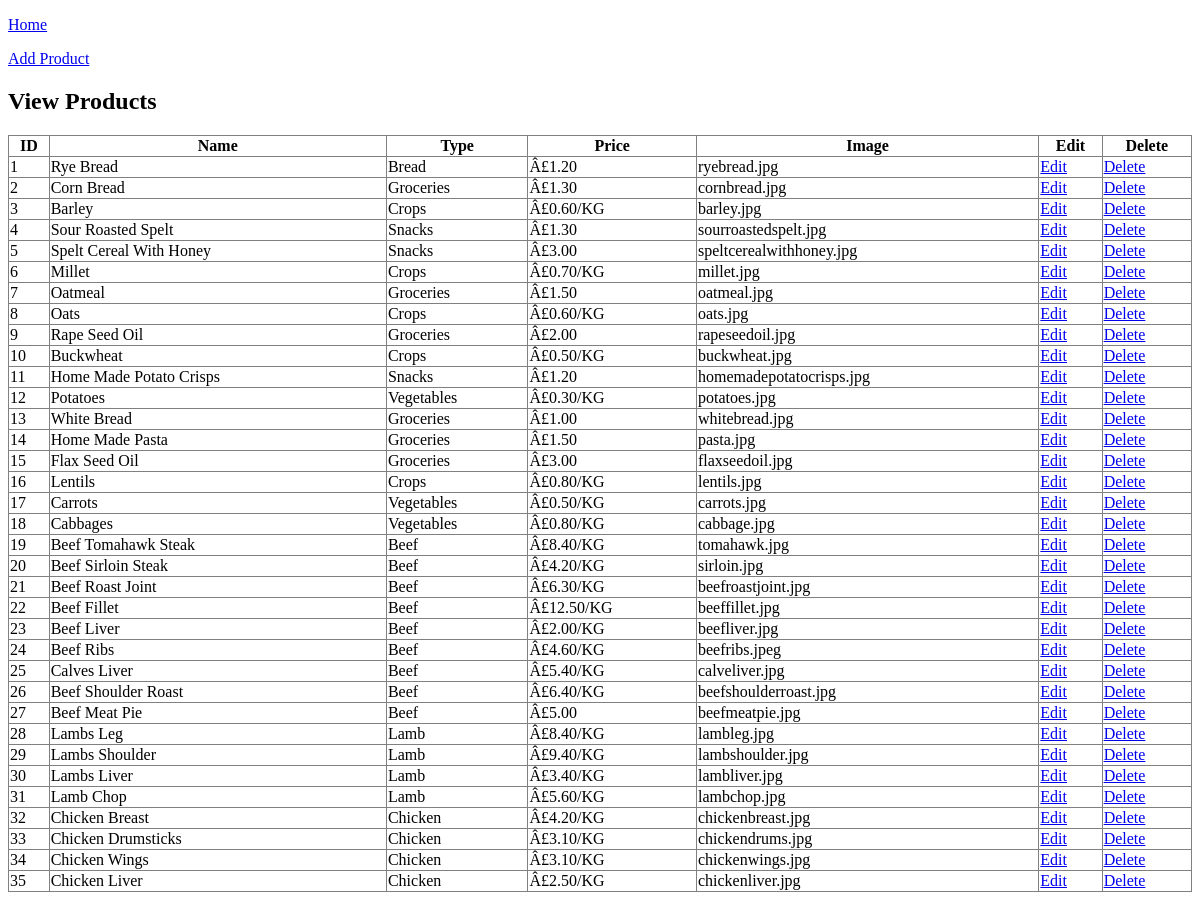
The app's page /thefarm/TheFarmBack/product_view.php (signed in) with its own data.
### tables this page shows
CREATE TABLE IF NOT EXISTS `t_products` (
  `ID` int(3) NOT NULL AUTO_INCREMENT,
  `name` varchar(100) NOT NULL,
  `type` varchar(50) NOT NULL,
  `price` varchar(100) NOT NULL,
  `image` varchar(100) NOT NULL,
  `status` enum('0','1') NOT NULL,
  PRIMARY KEY (`ID`)
);

### thefarm/TheFarmBack/product_view.php (the view, shortened to what this page needs)
<?php
    include('func_dbcon.php');
?>
<!DOCTYPE html>
<html>
<head>
    <link rel="stylesheet" href="adminstylesheet.css" />
</head>
<body>
    <div class="form">
        <p><a href="admin_home.php">Home</a>
        <p><a href="product_add.php">Add Product</a>
        <h2>View Products</h2>
        <table width="100%" border="1" style="border-collapse:collapse;">
            <thead>
                <tr>
                    <th><strong>ID</strong></th>
                    <th><strong>Name</strong></th>
                    <th><strong>Type</strong></th>
                    <th><strong>Price</strong></th>
                    <th><strong>Image</strong></th>
                    <th><strong>Edit</strong></th>
                    <th><strong>Delete</strong></th>
                </tr>
            </thead>
            <tbody>
                <?php
                    $sql="SELECT ID, name, type, price, image FROM t_products ORDER BY ID asc;";
                    $result = $con->query($sql);
                    while($row = $result->fetch_assoc())
                    {
                 ?>
                    <tr>
                        <td><?php echo $row["ID"]; ?></td>
                        <td><?php echo $row["name"]; ?></td>
                        <td><?php echo $row["type"]; ?></td>
                        <td><?php echo $row["price"]; ?></td>
                        <td><?php echo $row["image"]; ?></td>
                        <td><a href="product_edit.php?ID=<?php echo $row["ID"]; ?>">Edit</a></td>
                        <td><a href="product_delete.php?ID=<?php echo $row["ID"]; ?>">Delete</a></td>
                    </tr>
                <?php
                    }
                ?>
            </tbody>
        </table>
    </div>
</body>
</html>

### records on screen
t_products: ID "1", name "Rye Bread", type "Bread", price "Â£1.20", image "ryebread.jpg"
t_products: ID "2", name "Corn Bread", type "Groceries", price "Â£1.30", image "cornbread.jpg"
t_products: ID "3", name "Barley", type "Crops", price "Â£0.60/KG", image "barley.jpg"
t_products: ID "4", name "Sour Roasted Spelt", type "Snacks", price "Â£1.30", image "sourroastedspelt.jpg"
t_products: ID "5", name "Spelt Cereal With Honey", type "Snacks", price "Â£3.00", image "speltcerealwithhoney.jpg"
t_products: ID "6", name "Millet", type "Crops", price "Â£0.70/KG", image "millet.jpg"
t_products: ID "7", name "Oatmeal", type "Groceries", price "Â£1.50", image "oatmeal.jpg"
t_products: ID "8", name "Oats", type "Crops", price "Â£0.60/KG", image "oats.jpg"
t_products: ID "9", name "Rape Seed Oil", type "Groceries", price "Â£2.00", image "rapeseedoil.jpg"
t_products: ID "10", name "Buckwheat", type "Crops", price "Â£0.50/KG", image "buckwheat.jpg"
t_products: ID "11", name "Home Made Potato Crisps", type "Snacks", price "Â£1.20", image "homemadepotatocrisps.jpg"
t_products: ID "12", name "Potatoes", type "Vegetables", price "Â£0.30/KG", image "potatoes.jpg"
t_products: ID "13", name "White Bread", type "Groceries", price "Â£1.00", image "whitebread.jpg"
t_products: ID "14", name "Home Made Pasta", type "Groceries", price "Â£1.50", image "pasta.jpg"
t_products: ID "15", name "Flax Seed Oil", type "Groceries", price "Â£3.00", image "flaxseedoil.jpg"
t_products: ID "16", name "Lentils", type "Crops", price "Â£0.80/KG", image "lentils.jpg"
t_products: ID "17", name "Carrots", type "Vegetables", price "Â£0.50/KG", image "carrots.jpg"
t_products: ID "18", name "Cabbages", type "Vegetables", price "Â£0.80/KG", image "cabbage.jpg"
t_products: ID "19", name "Beef Tomahawk Steak", type "Beef", price "Â£8.40/KG", image "tomahawk.jpg"
t_products: ID "20", name "Beef Sirloin Steak", type "Beef", price "Â£4.20/KG", image "sirloin.jpg"
t_products: ID "21", name "Beef Roast Joint", type "Beef", price "Â£6.30/KG", image "beefroastjoint.jpg"
t_products: ID "22", name "Beef Fillet", type "Beef", price "Â£12.50/KG", image "beeffillet.jpg"
t_products: ID "23", name "Beef Liver", type "Beef", price "Â£2.00/KG", image "beefliver.jpg"
t_products: ID "24", name "Beef Ribs", type "Beef", price "Â£4.60/KG", image "beefribs.jpeg"
t_products: ID "25", name "Calves Liver", type "Beef", price "Â£5.40/KG", image "calveliver.jpg"
t_products: ID "26", name "Beef Shoulder Roast", type "Beef", price "Â£6.40/KG", image "beefshoulderroast.jpg"
t_products: ID "27", name "Beef Meat Pie", type "Beef", price "Â£5.00", image "beefmeatpie.jpg"
t_products: ID "28", name "Lambs Leg", type "Lamb", price "Â£8.40/KG", image "lambleg.jpg"
t_products: ID "29", name "Lambs Shoulder", type "Lamb", price "Â£9.40/KG", image "lambshoulder.jpg"
t_products: ID "30", name "Lambs Liver", type "Lamb", price "Â£3.40/KG", image "lambliver.jpg"
t_products: ID "31", name "Lamb Chop", type "Lamb", price "Â£5.60/KG", image "lambchop.jpg"
t_products: ID "32", name "Chicken Breast", type "Chicken", price "Â£4.20/KG", image "chickenbreast.jpg"
t_products: ID "33", name "Chicken Drumsticks", type "Chicken", price "Â£3.10/KG", image "chickendrums.jpg"
t_products: ID "34", name "Chicken Wings", type "Chicken", price "Â£3.10/KG", image "chickenwings.jpg"
t_products: ID "35", name "Chicken Liver", type "Chicken", price "Â£2.50/KG", image "chickenliver.jpg"
